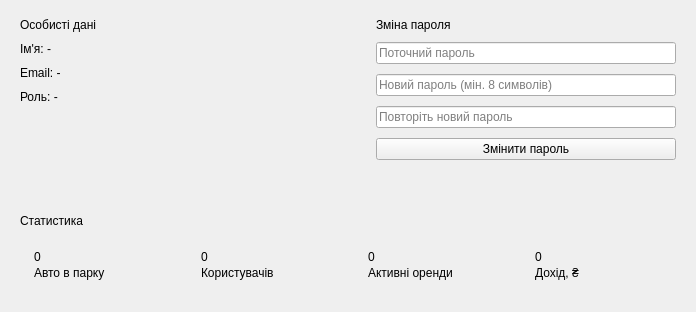
         <widget class="QWidget" name="profilePage">
          <layout class="QVBoxLayout" name="profileLayout" stretch="0,1">
           <property name="spacing">
            <number>0</number>
           </property>
           <property name="leftMargin">
            <number>0</number>
           </property>
           <property name="topMargin">
            <number>0</number>
           </property>
           <property name="rightMargin">
            <number>0</number>
           </property>
           <property name="bottomMargin">
            <number>0</number>
           </property>
           <item>
            <layout class="QHBoxLayout" name="profileRow" stretch="1,0">
             <item>
              <layout class="QGridLayout" name="profileGrid" columnstretch="1,1">
               <property name="leftMargin">
                <number>0</number>
               </property>
               <property name="topMargin">
                <number>0</number>
               </property>
               <property name="rightMargin">
                <number>0</number>
               </property>
               <property name="bottomMargin">
                <number>0</number>
               </property>
               <property name="spacing">
                <number>16</number>
               </property>
               <item row="0" column="0">
                <widget class="QFrame" name="profileCard">
                 <property name="minimumSize">
                  <size>
                   <width>340</width>
                   <height>0</height>
                  </size>
                 </property>
                 <layout class="QVBoxLayout" name="profileCardLayout">
                  <property name="spacing">
                   <number>10</number>
                  </property>
                  <property name="leftMargin">
                   <number>20</number>
                  </property>
                  <property name="topMargin">
                   <number>18</number>
                  </property>
                  <property name="rightMargin">
                   <number>20</number>
                  </property>
                  <property name="bottomMargin">
                   <number>20</number>
                  </property>
                  <item>
                   <widget class="QLabel" name="profileTitle">
                    <property name="text">
                     <string>Особисті дані</string>
                    </property>
                   </widget>
                  </item>
                  <item>
                   <widget class="QLabel" name="lblProfileName">
                    <property name="text">
                     <string>Ім'я: -</string>
                    </property>
                   </widget>
                  </item>
                  <item>
                   <widget class="QLabel" name="lblProfileEmail">
                    <property name="text">
                     <string>Email: -</string>
                    </property>
                   </widget>
                  </item>
                  <item>
                   <widget class="QLabel" name="lblProfileRole">
                    <property name="text">
                     <string>Роль: -</string>
                    </property>
                   </widget>
                  </item>
                  <item>
                   <spacer name="profileInfoSpacer">
                    <property name="orientation">
                     <enum>Qt::Orientation::Vertical</enum>
                    </property>
                    <property name="sizeHint" stdset="0">
                     <size>
                      <width>0</width>
                      <height>0</height>
                     </size>
                    </property>
                   </spacer>
                  </item>
                 </layout>
                </widget>
               </item>
               <item row="0" column="1">
                <widget class="QFrame" name="passwordCard">
                 <property name="minimumSize">
                  <size>
                   <width>340</width>
                   <height>0</height>
                  </size>
                 </property>
                 <layout class="QVBoxLayout" name="passwordCardLayout">
                  <property name="spacing">
                   <number>10</number>
                  </property>
                  <property name="leftMargin">
                   <number>20</number>
                  </property>
                  <property name="topMargin">
                   <number>18</number>
                  </property>
                  <property name="rightMargin">
                   <number>20</number>
                  </property>
                  <property name="bottomMargin">
                   <number>20</number>
                  </property>
                  <item>
                   <widget class="QLabel" name="passwordTitle">
                    <property name="text">
                     <string>Зміна пароля</string>
                    </property>
                   </widget>
                  </item>
                  <item>
                   <widget class="QLineEdit" name="editOldPassword">
                    <property name="echoMode">
                     <enum>QLineEdit::EchoMode::Password</enum>
                    </property>
                    <property name="placeholderText">
                     <string>Поточний пароль</string>
                    </property>
                   </widget>
                  </item>
                  <item>
                   <widget class="QLineEdit" name="editNewPassword">
                    <property name="echoMode">
                     <enum>QLineEdit::EchoMode::Password</enum>
                    </property>
                    <property name="placeholderText">
                     <string>Новий пароль (мін. 8 символів)</string>
                    </property>
                   </widget>
                  </item>
                  <item>
                   <widget class="QLineEdit" name="editConfirmPassword">
                    <property name="echoMode">
                     <enum>QLineEdit::EchoMode::Password</enum>
                    </property>
                    <property name="placeholderText">
                     <string>Повторіть новий пароль</string>
                    </property>
                   </widget>
                  </item>
                  <item>
                   <widget class="QPushButton" name="btnChangePassword">
                    <property name="cursor">
                     <cursorShape>PointingHandCursor</cursorShape>
                    </property>
                    <property name="text">
                     <string>Змінити пароль</string>
                    </property>
                   </widget>
                  </item>
                 </layout>
                </widget>
               </item>
               <item row="1" column="0" colspan="2">
                <widget class="QFrame" name="statsCard">
                 <property name="minimumSize">
                  <size>
                   <width>340</width>
                   <height>0</height>
                  </size>
                 </property>
                 <layout class="QVBoxLayout" name="statsCardLayout">
                  <property name="spacing">
                   <number>10</number>
                  </property>
                  <property name="leftMargin">
                   <number>20</number>
                  </property>
                  <property name="topMargin">
                   <number>18</number>
                  </property>
                  <property name="rightMargin">
                   <number>20</number>
                  </property>
                  <property name="bottomMargin">
                   <number>20</number>
                  </property>
                  <item>
                   <widget class="QLabel" name="statsTitle">
                    <property name="text">
                     <string>Статистика</string>
                    </property>
                   </widget>
                  </item>
                  <item>
                   <layout class="QHBoxLayout" name="statTilesLayout" stretch="1,1,1,1">
                    <property name="spacing">
                     <number>12</number>
                    </property>
                    <item>
                     <widget class="QFrame" name="statTile1">
                      <layout class="QVBoxLayout" name="statTile1Layout">
                       <property name="spacing">
                        <number>2</number>
                       </property>
                       <property name="leftMargin">
                        <number>14</number>
                       </property>
                       <property name="topMargin">
                        <number>12</number>
                       </property>
                       <property name="rightMargin">
                        <number>14</number>
                       </property>
                       <property name="bottomMargin">
                        <number>12</number>
                       </property>
                       <item>
                        <widget class="QLabel" name="statValue1">
                         <property name="text">
                          <string>0</string>
                         </property>
                         <property name="kind" stdset="0">
                          <string>value</string>
                         </property>
                        </widget>
                       </item>
                       <item>
                        <widget class="QLabel" name="statCaption1">
                         <property name="text">
                          <string>Авто в парку</string>
                         </property>
                         <property name="kind" stdset="0">
                          <string>caption</string>
                         </property>
                        </widget>
                       </item>
                      </layout>
                     </widget>
                    </item>
                    <item>
                     <widget class="QFrame" name="statTile2">
                      <layout class="QVBoxLayout" name="statTile2Layout">
                       <property name="spacing">
                        <number>2</number>
                       </property>
                       <property name="leftMargin">
                        <number>14</number>
                       </property>
                       <property name="topMargin">
                        <number>12</number>
                       </property>
                       <property name="rightMargin">
                        <number>14</number>
                       </property>
                       <property name="bottomMargin">
                        <number>12</number>
                       </property>
                       <item>
                        <widget class="QLabel" name="statValue2">
                         <property name="text">
                          <string>0</string>
                         </property>
                         <property name="kind" stdset="0">
                          <string>value</string>
                         </property>
                        </widget>
                       </item>
                       <item>
                        <widget class="QLabel" name="statCaption2">
                         <property name="text">
                          <string>Користувачів</string>
                         </property>
                         <property name="kind" stdset="0">
                          <string>caption</string>
                         </property>
                        </widget>
                       </item>
                      </layout>
                     </widget>
                    </item>
                    <item>
                     <widget class="QFrame" name="statTile3">
                      <layout class="QVBoxLayout" name="statTile3Layout">
                       <property name="spacing">
                        <number>2</number>
                       </property>
                       <property name="leftMargin">
                        <number>14</number>
                       </property>
                       <property name="topMargin">
                        <number>12</number>
                       </property>
                       <property name="rightMargin">
                        <number>14</number>
                       </property>
                       <property name="bottomMargin">
                        <number>12</number>
                       </property>
                       <item>
                        <widget class="QLabel" name="statValue3">
                         <property name="text">
                          <string>0</string>
                         </property>
                         <property name="kind" stdset="0">
                          <string>value</string>
                         </property>
                        </widget>
                       </item>
                       <item>
                        <widget class="QLabel" name="statCaption3">
                         <property name="text">
                          <string>Активні оренди</string>
                         </property>
                         <property name="kind" stdset="0">
                          <string>caption</string>
                         </property>
                        </widget>
                       </item>
                      </layout>
                     </widget>
                    </item>
                    <item>
                     <widget class="QFrame" name="statTile4">
                      <layout class="QVBoxLayout" name="statTile4Layout">
                       <property name="spacing">
                        <number>2</number>
                       </property>
                       <property name="leftMargin">
                        <number>14</number>
                       </property>
                       <property name="topMargin">
                        <number>12</number>
                       </property>
                       <property name="rightMargin">
                        <number>14</number>
                       </property>
                       <property name="bottomMargin">
                        <number>12</number>
                       </property>
                       <item>
                        <widget class="QLabel" name="statValue4">
                         <property name="text">
                          <string>0</string>
                         </property>
                         <property name="kind" stdset="0">
                          <string>value</string>
                         </property>
                        </widget>
                       </item>
                       <item>
                        <widget class="QLabel" name="statCaption4">
                         <property name="text">
                          <string>Дохід, ₴</string>
                         </property>
                         <property name="kind" stdset="0">
                          <string>caption</string>
                         </property>
                        </widget>
                       </item>
                      </layout>
                     </widget>
                    </item>
                   </layout>
                  </item>
                 </layout>
                </widget>
               </item>
              </layout>
             </item>
             <item>
              <spacer name="profileRowSpacer">
               <property name="orientation">
                <enum>Qt::Orientation::Horizontal</enum>
               </property>
               <property name="sizeHint" stdset="0">
                <size>
                 <width>0</width>
                 <height>0</height>
                </size>
               </property>
              </spacer>
             </item>
            </layout>
           </item>
           <item>
            <spacer name="profileSpacer">
             <property name="orientation">
              <enum>Qt::Orientation::Vertical</enum>
             </property>
             <property name="sizeHint" stdset="0">
              <size>
               <width>0</width>
               <height>0</height>
              </size>
             </property>
            </spacer>
           </item>
          </layout>
         </widget>
